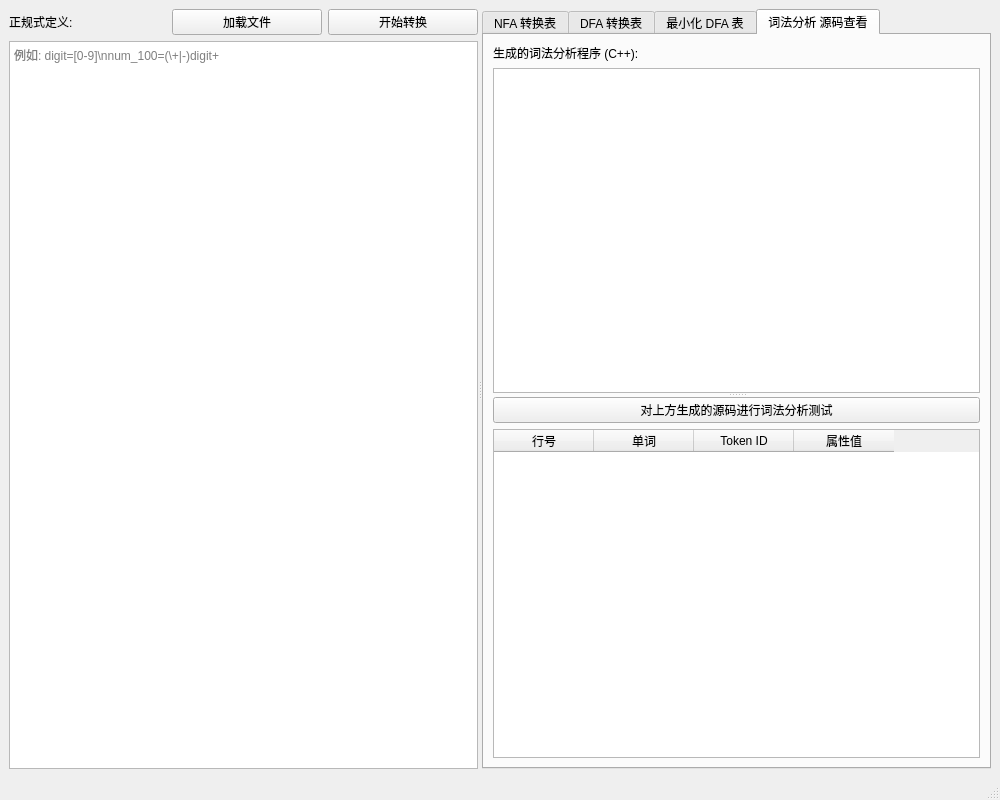
<?xml version="1.0" encoding="UTF-8"?>
<ui version="4.0">
 <class>MainWindow</class>
 <widget class="QMainWindow" name="MainWindow">
  <property name="geometry">
   <rect>
    <x>0</x>
    <y>0</y>
    <width>1000</width>
    <height>800</height>
   </rect>
  </property>
  <property name="windowTitle">
   <string>正则表达式 DFA 转换 &amp; 词法分析代码生成</string>
  </property>
  <widget class="QWidget" name="centralwidget">
   <layout class="QVBoxLayout" name="verticalLayout">
    <item>
     <widget class="QSplitter" name="splitter">
      <property name="orientation">
       <enum>Qt::Horizontal</enum>
      </property>
      <widget class="QWidget" name="leftContainer" native="true">
       <layout class="QVBoxLayout" name="leftVerticalLayout">
        <property name="leftMargin">
         <number>0</number>
        </property>
        <property name="topMargin">
         <number>0</number>
        </property>
        <property name="rightMargin">
         <number>0</number>
        </property>
        <property name="bottomMargin">
         <number>0</number>
        </property>
        <item>
         <layout class="QHBoxLayout" name="horizontalLayout">
          <item>
           <widget class="QLabel" name="label">
            <property name="text">
             <string>正规式定义:</string>
            </property>
           </widget>
          </item>
          <item>
           <spacer name="horizontalSpacer">
            <property name="orientation">
             <enum>Qt::Horizontal</enum>
            </property>
           </spacer>
          </item>
          <item>
           <widget class="QPushButton" name="loadButton">
            <property name="text">
             <string>加载文件</string>
            </property>
           </widget>
          </item>
          <item>
           <widget class="QPushButton" name="convertButton">
            <property name="text">
             <string>开始转换</string>
            </property>
           </widget>
          </item>
         </layout>
        </item>
        <item>
         <widget class="QPlainTextEdit" name="regexInput">
          <property name="placeholderText">
           <string>例如: digit=[0-9]\nnum_100=(\+|-)digit+</string>
          </property>
         </widget>
        </item>
       </layout>
      </widget>
      <widget class="QTabWidget" name="tabWidget">
       <property name="currentIndex">
        <number>3</number>
       </property>
       <widget class="QWidget" name="nfaTab">
        <attribute name="title">
         <string>NFA 转换表</string>
        </attribute>
        <layout class="QVBoxLayout" name="verticalLayout_2">
         <item>
          <widget class="QTableWidget" name="nfaTable"/>
         </item>
        </layout>
       </widget>
       <widget class="QWidget" name="dfaTab">
        <attribute name="title">
         <string>DFA 转换表</string>
        </attribute>
        <layout class="QVBoxLayout" name="verticalLayout_3">
         <item>
          <widget class="QTableWidget" name="dfaTable"/>
         </item>
        </layout>
       </widget>
       <widget class="QWidget" name="minDfaTab">
        <attribute name="title">
         <string>最小化 DFA 表</string>
        </attribute>
        <layout class="QVBoxLayout" name="verticalLayout_4">
         <item>
          <widget class="QTableWidget" name="minDfaTable"/>
         </item>
        </layout>
       </widget>
       <widget class="QWidget" name="lexTab">
        <attribute name="title">
         <string>词法分析 源码查看</string>
        </attribute>
        <layout class="QVBoxLayout" name="verticalLayout_6">
         <item>
          <widget class="QSplitter" name="lexSplitter">
           <property name="orientation">
            <enum>Qt::Vertical</enum>
           </property>
           <widget class="QWidget" name="topWidget" native="true">
            <layout class="QVBoxLayout" name="verticalLayout_7">
             <property name="leftMargin">
              <number>0</number>
             </property>
             <property name="topMargin">
              <number>0</number>
             </property>
             <property name="rightMargin">
              <number>0</number>
             </property>
             <property name="bottomMargin">
              <number>0</number>
             </property>
             <item>
              <widget class="QLabel" name="label_3">
               <property name="text">
                <string>生成的词法分析程序 (C++):</string>
               </property>
              </widget>
             </item>
             <item>
              <widget class="QPlainTextEdit" name="generatedCodeEdit">
               <property name="readOnly">
                <bool>true</bool>
               </property>
              </widget>
             </item>
            </layout>
           </widget>
           <widget class="QWidget" name="bottomWidget" native="true">
            <layout class="QVBoxLayout" name="verticalLayout_8">
             <property name="leftMargin">
              <number>0</number>
             </property>
             <property name="topMargin">
              <number>0</number>
             </property>
             <property name="rightMargin">
              <number>0</number>
             </property>
             <property name="bottomMargin">
              <number>0</number>
             </property>
             <item>
              <widget class="QPushButton" name="runLexButton">
               <property name="text">
                <string>对上方生成的源码进行词法分析测试</string>
               </property>
              </widget>
             </item>
             <item>
              <widget class="QTableWidget" name="lexResultTable">
               <column>
                <property name="text">
                 <string>行号</string>
                </property>
               </column>
               <column>
                <property name="text">
                 <string>单词</string>
                </property>
               </column>
               <column>
                <property name="text">
                 <string>Token ID</string>
                </property>
               </column>
               <column>
                <property name="text">
                 <string>属性值</string>
                </property>
               </column>
              </widget>
             </item>
            </layout>
           </widget>
          </widget>
         </item>
        </layout>
       </widget>
      </widget>
     </widget>
    </item>
   </layout>
  </widget>
  <widget class="QMenuBar" name="menubar"/>
  <widget class="QStatusBar" name="statusbar"/>
 </widget>
 <resources/>
 <connections/>
</ui>
